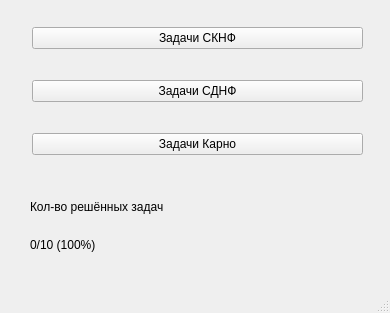
<?xml version="1.0" encoding="UTF-8"?>
<ui version="4.0">
 <class>MainWindow</class>
 <widget class="QMainWindow" name="MainWindow">
  <property name="geometry">
   <rect>
    <x>0</x>
    <y>0</y>
    <width>390</width>
    <height>313</height>
   </rect>
  </property>
  <property name="windowTitle">
   <string>MainWindow</string>
  </property>
  <widget class="QWidget" name="centralwidget">
   <widget class="QWidget" name="layoutWidget">
    <property name="geometry">
     <rect>
      <x>32</x>
      <y>2</y>
      <width>331</width>
      <height>181</height>
     </rect>
    </property>
    <layout class="QVBoxLayout" name="verticalLayout_2">
     <item>
      <widget class="QPushButton" name="task1">
       <property name="text">
        <string>Задачи СКНФ</string>
       </property>
      </widget>
     </item>
     <item>
      <widget class="QPushButton" name="task3">
       <property name="text">
        <string>Задачи СДНФ</string>
       </property>
      </widget>
     </item>
     <item>
      <widget class="QPushButton" name="task2">
       <property name="text">
        <string>Задачи Карно</string>
       </property>
      </widget>
     </item>
    </layout>
   </widget>
   <widget class="QWidget" name="layoutWidget">
    <property name="geometry">
     <rect>
      <x>30</x>
      <y>190</y>
      <width>331</width>
      <height>71</height>
     </rect>
    </property>
    <layout class="QVBoxLayout" name="verticalLayout_3">
     <item>
      <layout class="QVBoxLayout" name="verticalLayout">
       <item>
        <widget class="QLabel" name="label">
         <property name="text">
          <string>Кол-во решённых задач</string>
         </property>
        </widget>
       </item>
       <item>
        <widget class="QLabel" name="StatLabel">
         <property name="text">
          <string>0/10 (100%)</string>
         </property>
        </widget>
       </item>
      </layout>
     </item>
    </layout>
   </widget>
  </widget>
  <widget class="QMenuBar" name="menubar">
   <property name="geometry">
    <rect>
     <x>0</x>
     <y>0</y>
     <width>390</width>
     <height>21</height>
    </rect>
   </property>
  </widget>
  <widget class="QStatusBar" name="statusbar"/>
 </widget>
 <resources/>
 <connections/>
</ui>
